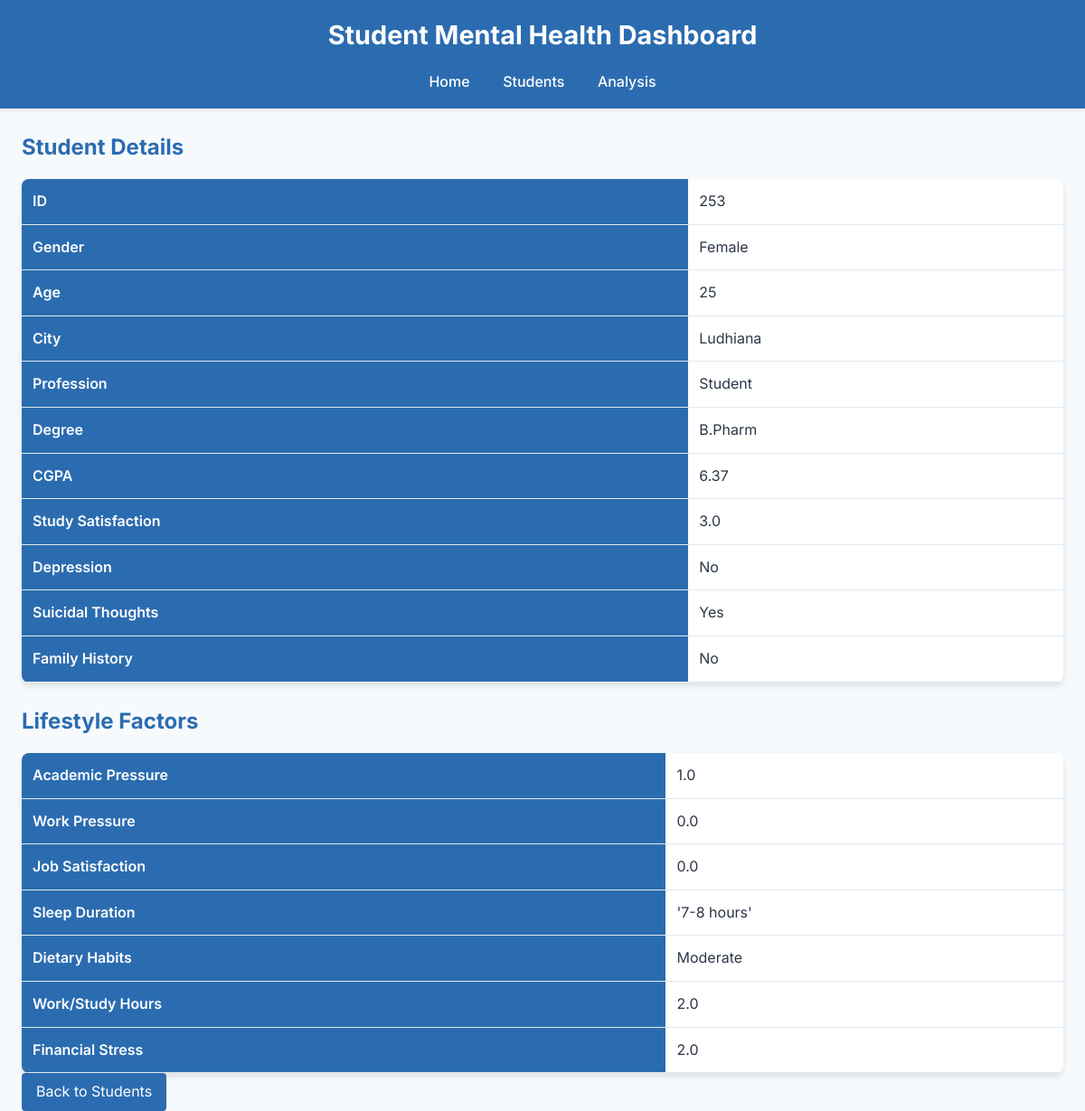
The app's page /student/253 with its own data.
### models/models.py (models this page shows)
class Student(db.Model):
    id = db.Column(db.Integer, primary_key=True)
    gender = db.Column(db.String(20), nullable=False)
    age = db.Column(db.Integer, nullable=False)
    city = db.Column(db.String(100))
    profession = db.Column(db.String(50))
    degree = db.Column(db.String(50))
    cgpa = db.Column(db.Float)
    study_satisfaction = db.Column(db.Float)
    depression = db.Column(db.Boolean, nullable=False)
    suicidal_thoughts = db.Column(db.Boolean, nullable=False)
    family_history = db.Column(db.Boolean, nullable=False)
    lifestyle_factors = db.relationship('LifestyleFactor', backref='student', lazy=True)

class LifestyleFactor(db.Model):
    id = db.Column(db.Integer, primary_key=True)
    student_id = db.Column(db.Integer, db.ForeignKey('student.id'), nullable=False)
    academic_pressure = db.Column(db.Float)
    work_pressure = db.Column(db.Float)
    job_satisfaction = db.Column(db.Float)
    sleep_duration = db.Column(db.String(50))
    dietary_habits = db.Column(db.String(50))
    work_study_hours = db.Column(db.Float)
    financial_stress = db.Column(db.Float)

### routes/routes.py (the view)
@bp.route('/student/<int:id>')
def student(id):
    try:
        student = Student.query.get_or_404(id)
        lifestyle = LifestyleFactor.query.filter_by(student_id=id).first()
        return render_template('student.html', student=student, lifestyle=lifestyle)
    except sqlalchemy.exc.OperationalError:
        abort(404)

### templates/student.html (shortened to what this page needs)
{% extends "base.html" %}
{% block content %}
    <h2>Student Details</h2>
    <table>
        <tr><th>ID</th><td>{{ student.id }}</td></tr>
        <tr><th>Gender</th><td>{{ student.gender }}</td></tr>
        <tr><th>Age</th><td>{{ student.age }}</td></tr>
        <tr><th>City</th><td>{{ student.city }}</td></tr>
        <tr><th>Profession</th><td>{{ student.profession }}</td></tr>
        <tr><th>Degree</th><td>{{ student.degree }}</td></tr>
        <tr><th>CGPA</th><td>{{ student.cgpa }}</td></tr>
        <tr><th>Study Satisfaction</th><td>{{ student.study_satisfaction }}</td></tr>
        <tr><th>Depression</th><td>{{ 'Yes' if student.depression else 'No' }}</td></tr>
        <tr><th>Suicidal Thoughts</th><td>{{ 'Yes' if student.suicidal_thoughts else 'No' }}</td></tr>
        <tr><th>Family History</th><td>{{ 'Yes' if student.family_history else 'No' }}</td></tr>
    </table>
    {% if lifestyle %}
        <h2>Lifestyle Factors</h2>
        <table>
            <tr><th>Academic Pressure</th><td>{{ lifestyle.academic_pressure }}</td></tr>
            <tr><th>Work Pressure</th><td>{{ lifestyle.work_pressure }}</td></tr>
            <tr><th>Job Satisfaction</th><td>{{ lifestyle.job_satisfaction }}</td></tr>
            <tr><th>Sleep Duration</th><td>{{ lifestyle.sleep_duration }}</td></tr>
            <tr><th>Dietary Habits</th><td>{{ lifestyle.dietary_habits }}</td></tr>
            <tr><th>Work/Study Hours</th><td>{{ lifestyle.work_study_hours }}</td></tr>
            <tr><th>Financial Stress</th><td>{{ lifestyle.financial_stress }}</td></tr>
        </table>
    {% else %}
        <p>No lifestyle data available.</p>
    {% endif %}
    <a href="{{ url_for('main.students') }}" class="button">Back to Students</a>
{% endblock %}

### static/style.css (style rules this page uses)
* { margin: 0; padding: 0; box-sizing: border-box; }
body { font-family: 'Inter', sans-serif; background-color: #f7fafc; color: #2d3748; line-height: 1.6; }
h2 { font-size: 1.5rem; margin: 1.5rem 0 1rem; color: #2b6cb0; }
table { width: 100%; border-collapse: collapse; background: white; border-radius: 8px; overflow: hidden; box-shadow: 0 4px 6px rgba(0, 0, 0, 0.1); }
th, td { padding: 0.75rem; text-align: left; border-bottom: 1px solid #e2e8f0; }
th { background-color: #2b6cb0; color: white; font-weight: 600; }
.button { display: inline-block; padding: 0.5rem 1rem; background-color: #2b6cb0; color: white; text-decoration: none; border-radius: 4px; transition: background-color 0.3s; }

### records on screen
Student: id "253", gender "Female", age "25", city "Ludhiana", profession "Student", degree "B.Pharm", cgpa "6.37", study_satisfaction "3.0", depression "No", suicidal_thoughts "Yes", family_history "No"
LifestyleFactor: academic_pressure "1.0", work_pressure "0.0", job_satisfaction "0.0", sleep_duration "'7-8 hours'", dietary_habits "Moderate", work_study_hours "2.0", financial_stress "2.0"
